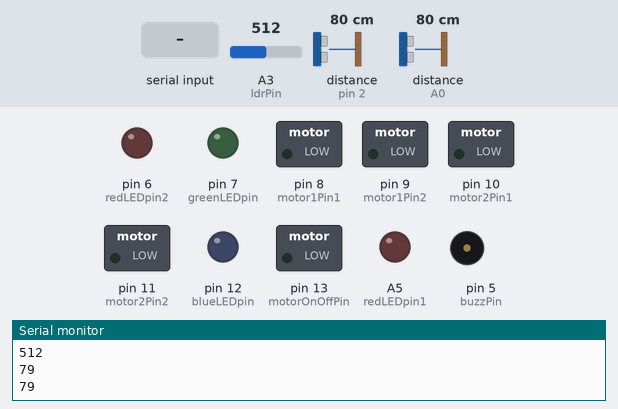
The sketch below on a simulated Arduino Uno, built with avr-gcc and run on an emulated ATmega328P. Shown: switched loads named in the sketch (green lamp = pin HIGH), output pins drawn as LEDs (lit = HIGH), buzzer (waves = sounding, pin HIGH), the last lines printed to the serial monitor. Wiring (inferred from the names in the program): 2 × ultrasonic range finder: trigger pin 3, echo pin 2 / trigger A1, echo A0. Inputs (shaded band) come from the test bench; at power-on: A3 (ldrPin) = 512, distance to the obstacle (sensors on pin 2, A0) 80 cm. The echo pulse lasts 58.3 µs per cm; pins used as bus, display or sensor lines are not drawn.

Above: at 1.2 s.
1.3 s: byte 65 (START) received over Serial
At 2.4 s:
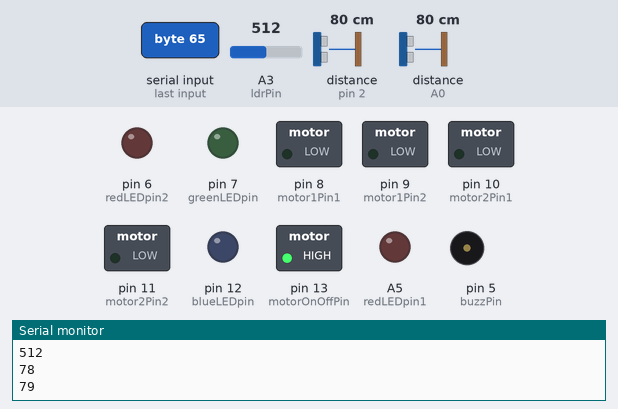
2.8 s: byte 70 (FORWARD) received over Serial
At 3.5 s:
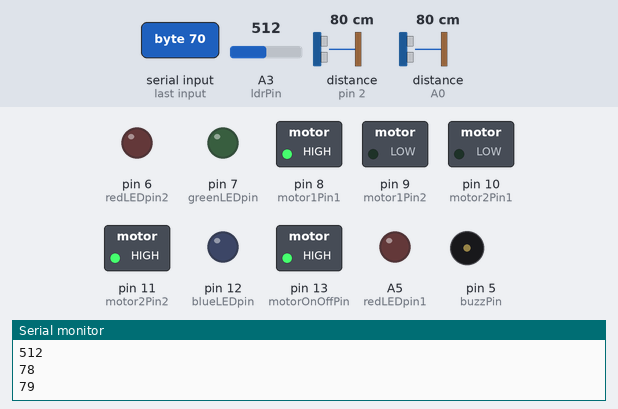
4.3 s: byte 66 (BACKWARD) received over Serial
At 4.6 s:
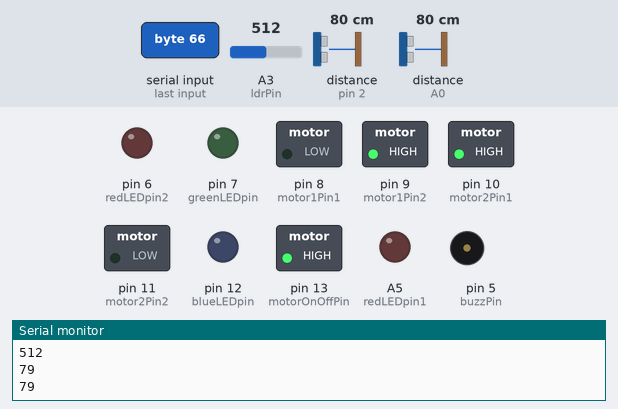
Timing chart, 0 to 7.3 s (numbered marks = the images above; inputs shaded):
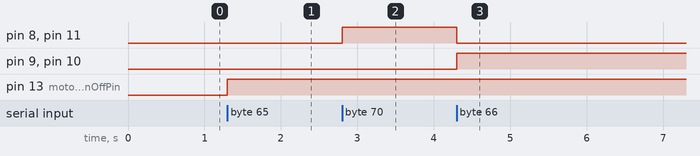

Measured:
- after the input at 1.3 s, pin 13 (motorOnOffPin): LOW → HIGH at once
- after the input at 2.8 s, pin 8 (motor1Pin1), pin 11 (motor2Pin2): LOW → HIGH at once
- after the input at 4.3 s, pin 8 (motor1Pin1), pin 11 (motor2Pin2): HIGH → LOW at once; pin 9 (motor1Pin2), pin 10 (motor2Pin1): LOW → HIGH at once

The sketch:

cheapCuriosityRover2.ino
```cpp
// Project for the cheap curiosity rover

#define FORWARD 'F'
#define BACKWARD 'B'
#define START 'A'
#define PAUSE 'P'

const int ultraSonicTrig2 = A1;
const int ultraSonicEcho2 = A0;
const int ultraSonicVcc = 4;
const int ultraSonicTrig = 3;
const int ultraSonicEcho = 2;
const int buzzPin = 5;
const int redLEDpin1 = A5;
const int redLEDpin2 = 6;
const int greenLEDpin = 7;
const int blueLEDpin = 12;
const int motor1Pin1 = 8;
const int motor1Pin2 = 9;
const int motor2Pin1 = 10;
const int motor2Pin2 = 11;
const int motorOnOffPin = 13;
const int ldrPin = A3;

int duration;
int distance;
int distance2;
int duration2;
int ldrVal;

void setup() {
  pinMode(ldrPin, INPUT); // Read voltage through LDR
  pinMode(motor1Pin1, OUTPUT);
  pinMode(motor1Pin2, OUTPUT);
  pinMode(motor2Pin1, OUTPUT);
  pinMode(motor2Pin2, OUTPUT);
  pinMode(motorOnOffPin, OUTPUT);
  pinMode(ultraSonicTrig, OUTPUT);
  pinMode(ultraSonicEcho, INPUT);
  pinMode(ultraSonicTrig2, OUTPUT);
  pinMode(ultraSonicEcho2, INPUT);
  pinMode(buzzPin, OUTPUT);
  pinMode(redLEDpin1, OUTPUT);
  pinMode(redLEDpin2, OUTPUT);
  pinMode(greenLEDpin, OUTPUT);
  pinMode(blueLEDpin, OUTPUT);
  pinMode(ultraSonicVcc,OUTPUT);
  digitalWrite(ultraSonicVcc,HIGH);
  Serial.begin(9600);
}

void loop() {
  ldrVal = analogRead(ldrPin);
  Serial.println(ldrVal);
  distance = measureDistance(ultraSonicTrig, ultraSonicEcho);
  distance2 = measureDistance(ultraSonicTrig2, ultraSonicEcho2);
  Serial.println(distance);
  Serial.println(distance2);
  while (Serial.available() == 0) { }

  char command = Serial.read();

  switch (command) {
    case START:
      startRover();
      break;
    case PAUSE:
      pauseRover();
      break;
    case FORWARD:
      moveForward();
      break;
    case BACKWARD:
      moveBackward();
      break;
    default:
      break;
  }
}

int measureDistance(int trigPin, int echoPin) {
  digitalWrite(trigPin, HIGH);
  delayMicroseconds(20);
  digitalWrite(trigPin, LOW);
  int duration = pulseIn(echoPin, HIGH);
  return 0.017 * duration;

}

void startRover() {
  digitalWrite(motorOnOffPin, HIGH);
  controlLEDsAndBuzzer();
  stopMotors();
}

void pauseRover() {
  digitalWrite(motorOnOffPin, LOW);
  digitalWrite(buzzPin, LOW);
  digitalWrite(redLEDpin1, LOW);
  digitalWrite(redLEDpin2, LOW);
  digitalWrite(greenLEDpin, LOW);
  digitalWrite(blueLEDpin, LOW);
  stopMotors();
}

void moveForward() {
  digitalWrite(motorOnOffPin,HIGH);
  if (distance <= 40 && ldrVal < 2) {
    stopMotors();
    activateBuzzerAndLEDs();
  } else if (distance >= 40 && ldrVal > 2) {
    moveMotorsForward();
    deactivateBuzzerAndLEDs();
  } else if (distance <= 40 && ldrVal > 2) {
    stopMotors();
    activateBuzzerAndDeactivateLEDs();
  } else if (distance >= 40 && ldrVal < 2) {
    moveMotorsForward();
    deactivateBuzzerAndActivateLEDs();
  }
}

void moveBackward() {
  digitalWrite(motorOnOffPin,HIGH);
  if (distance2 <= 40 && ldrVal < 2) {
    stopMotors();
    activateBuzzerAndLEDs();
  } else if (distance2 >= 40 && ldrVal > 2) {
    moveMotorsBackward();
    deactivateBuzzerAndLEDs();
  } else if (distance2 <= 40 && ldrVal > 2) {
    stopMotors();
    activateBuzzerAndDeactivateLEDs();
  } else if (distance2 >= 40 && ldrVal < 2) {
    moveMotorsBackward();
    deactivateBuzzerAndActivateLEDs();
  }
}

void stopMotors() {
  digitalWrite(motor1Pin1, LOW);
  digitalWrite(motor1Pin2, LOW);
  digitalWrite(motor2Pin1, LOW);
  digitalWrite(motor2Pin2, LOW);
}

void moveMotorsForward() {
  digitalWrite(motor1Pin1, HIGH);
  digitalWrite(motor1Pin2, LOW);
  digitalWrite(motor2Pin1, LOW);
  digitalWrite(motor2Pin2, HIGH);
}

void moveMotorsBackward() {
  digitalWrite(motor1Pin1, LOW);
  digitalWrite(motor1Pin2, HIGH);
  digitalWrite(motor2Pin1, HIGH);
  digitalWrite(motor2Pin2, LOW);
}

void activateBuzzerAndLEDs() {
  digitalWrite(buzzPin, HIGH);
  digitalWrite(redLEDpin1, LOW);
  digitalWrite(redLEDpin2, LOW);
  digitalWrite(greenLEDpin, HIGH);
  digitalWrite(blueLEDpin, HIGH);
}

void deactivateBuzzerAndLEDs() {
  digitalWrite(buzzPin, LOW);
  digitalWrite(redLEDpin1, LOW);
  digitalWrite(redLEDpin2, LOW);
  digitalWrite(greenLEDpin, LOW);
  digitalWrite(blueLEDpin, LOW);
}
void deactivateBuzzerAndActivateLEDs() {
  digitalWrite(buzzPin, LOW);
  digitalWrite(redLEDpin1, LOW);
  digitalWrite(redLEDpin2, LOW);
  digitalWrite(greenLEDpin, HIGH);
  digitalWrite(blueLEDpin, HIGH);
}
void activateBuzzerAndDeactivateLEDs() {
  digitalWrite(buzzPin, HIGH);
  digitalWrite(redLEDpin1, LOW);
  digitalWrite(redLEDpin2, LOW);
  digitalWrite(greenLEDpin, LOW);
  digitalWrite(blueLEDpin, LOW);
}
void controlLEDsAndBuzzer() {
  if (ldrVal < 2 && distance <= 40) {
    activateBuzzerAndLEDs();
  } else if (ldrVal > 2 && distance > 40) {
    deactivateBuzzerAndLEDs();
  } else if (ldrVal < 2 && distance > 40) {
    deactivateBuzzerAndActivateLEDs();
  } else if (ldrVal > 2 && distance <= 40) {
    activateBuzzerAndDeactivateLEDs();
  }
}
```
